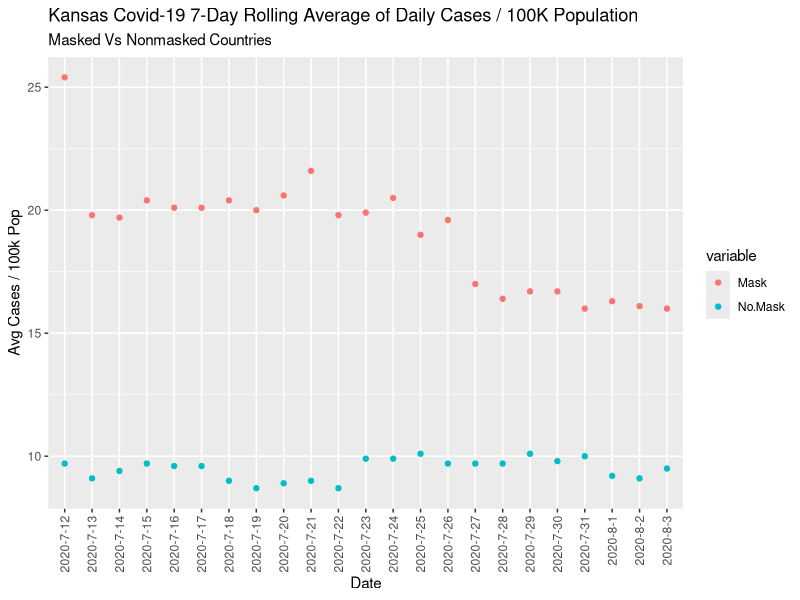

R code for this plot:
## ---- chunk 1
library(tidyverse)
library(ggplot2)
library(dplyr)
## ---- chunk 2
mask_data <- tribble(
  ~Date, ~No.Mask, ~Mask,
  "2020-7-12", 9.7, 25.4,
  "2020-7-13", 9.1, 19.8,
  "2020-7-14", 9.4, 19.7,
  "2020-7-15", 9.7, 20.4,
  "2020-7-16", 9.6, 20.1,
  "2020-7-17", 9.6, 20.1,
  "2020-7-18", 9.0, 20.4,
  "2020-7-19", 8.7, 20.0,
  "2020-7-20", 8.9, 20.6,
  "2020-7-21", 9.0, 21.6,
  "2020-7-22", 8.7, 19.8,
  "2020-7-23", 9.9, 19.9,
  "2020-7-24", 9.9, 20.5,
  "2020-7-25", 10.1, 19.0, 
  "2020-7-26", 9.7, 19.6,
  "2020-7-27", 9.7, 17.0,
  "2020-7-28", 9.7, 16.4,
  "2020-7-29", 10.1, 16.7, 
  "2020-7-30", 9.8, 16.7,
  "2020-7-31", 10.0, 16.0,
  "2020-8-1", 9.2, 16.3,
  "2020-8-2", 9.1, 16.1,
  "2020-8-3", 9.5, 16.0
)
## ---- chunk 3
ggplot(mask_data, aes(x = Date, y = value, color = variable)) + 
    geom_point(aes(y = Mask, col = "Mask")) + 
    geom_point(aes(y = No.Mask, col = "No.Mask")) +
    labs(title = "Kansas Covid-19 7-Day Rolling Average of Daily Cases / 100K Population", 
       subtitle = "Masked Vs Nonmasked Countries",
         x="Date", y = "Avg Cases / 100k Pop") +
    theme(axis.text.x = element_text(angle = 90, vjust = 0.5, hjust=1))
## ---- chunk 4

## ---- chunk 5

